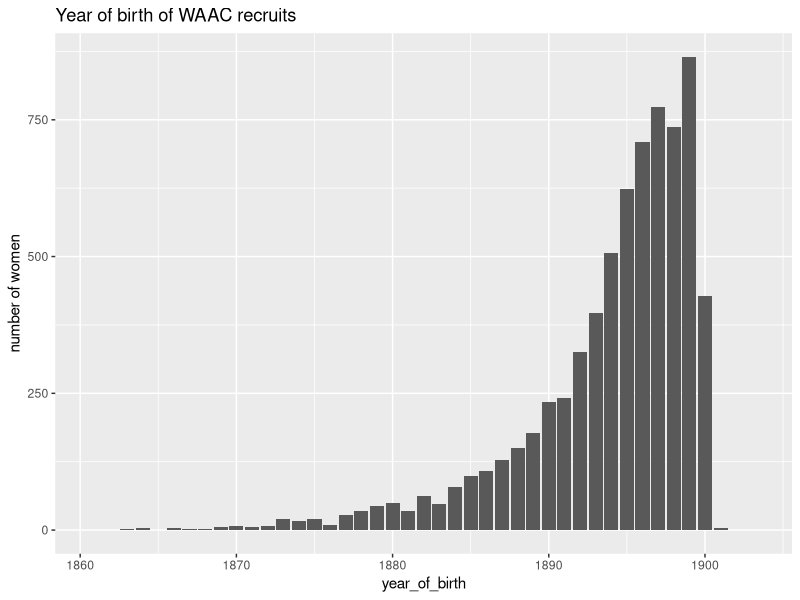
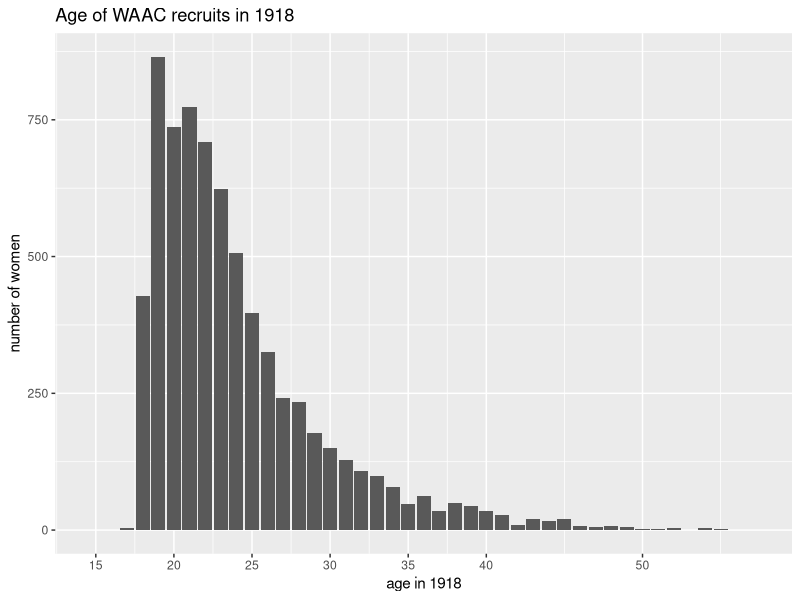
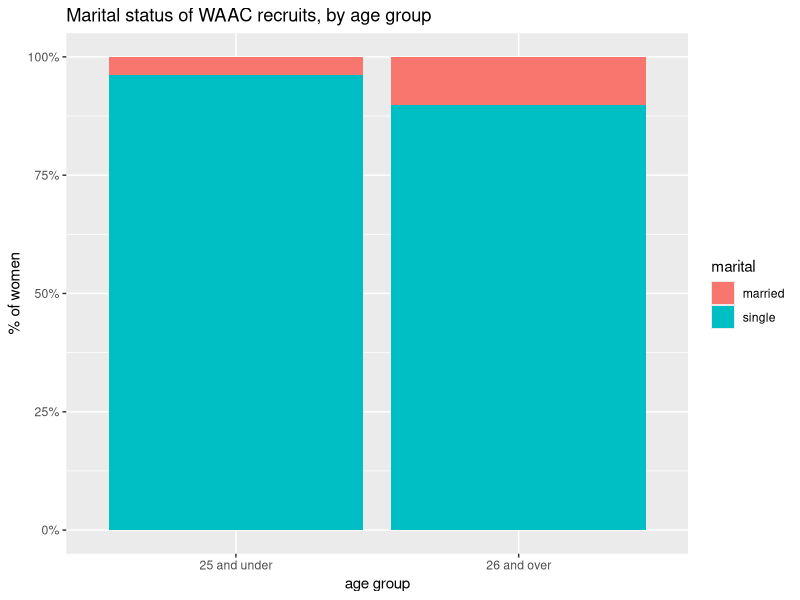

These figures' R source, in order:
## ---- chunk 1
# packages
library(plyr)
library(dplyr)
library(tidyr)
library(ggplot2)
library(scales)
library(knitr)

## ---- chunk 2

#cleaned up version of the data downloaded from TNA
wo398 <- read.table("data/tna_wo398_20180303.tsv",
                   header=TRUE,
                   sep="\t")

# age in 1918
wo398 <-
  wo398 %>% mutate(calc_age = 1918 - year_of_birth)

wo398 <-
  wo398 %>% mutate(marital = ifelse(maiden_name !="", "married", "single"))

wo398 <-
  wo398 %>% mutate(age_group = ifelse(calc_age < 26, "25", "26") )

wo398_yob <-
  wo398 %>%
    filter(year_of_birth > 1850 & year_of_birth < 1910) %>%
    select(year_of_birth) %>%
    group_by(year_of_birth) %>%
    summarise(n_yob = n())

wo398_age_1918 <-
  wo398 %>%
    filter(year_of_birth > 1850 & year_of_birth < 1910) %>%
    select(calc_age) %>%
    group_by(calc_age) %>%
    summarise(n_age = n(), pc_age = round(n()*100/7004,1) )

wo398_ms <-
  wo398 %>%
  select(marital) %>%
  group_by(marital) %>%
  summarise(n_ms = n(), pc_ms = round(n()*100/7004,1) )

wo398_age_ms <-
  wo398 %>%
    filter(year_of_birth > 1850 & year_of_birth < 1910) %>%
    select(age_group, marital) %>%
  group_by(age_group, marital) %>%
  summarise(n_age_ms = n())
## ---- chunk 3

ggplot(wo398_yob, aes(x=year_of_birth, y=n_yob)) +
  geom_bar(stat="identity") +
    scale_x_continuous(breaks = c(1840, 1850, 1860, 1870, 1880, 1890, 1900, 1910)) +
    labs(y="number of women", title="Year of birth of WAAC recruits")
## ---- chunk 4

ggplot(wo398_age_1918, aes(x=calc_age, y=n_age)) +
  geom_bar(stat="identity") +
    scale_x_continuous(breaks = c(10, 15, 20, 25, 30, 35, 40, 50,60)) +
    labs(y="number of women", x="age in 1918", title="Age of WAAC recruits in 1918")
## ---- chunk 5
kable(wo398_age_1918)
## ---- chunk 6
kable(wo398_ms)
## ---- chunk 7
#stacked proportional bar chart compares marital status of women in two age groups, 25 and under vs 26 and over
  ggplot(data=wo398_age_ms, aes(x=age_group, y=n_age_ms)) +  
      geom_bar(stat='identity',position='fill', aes(fill=marital)) +
      scale_y_continuous(labels = percent_format())  +
      #scale_fill_brewer(palette="Spectral") #+
      labs(y="% of women",x="age group", title="Marital status of WAAC recruits, by age group") +
    scale_x_discrete(labels=c("25"="25 and under", "26"="26 and over"))
## ---- chunk 8
kable(wo398_age_ms)
